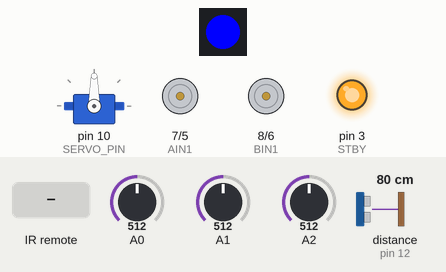
A sketch run on a simulated Arduino Uno, built with avr-gcc and run on an emulated ATmega328P. Shown: 1 RGB LEDs in strip order, left to right, servo, direction and speed pins drawn as motors (green arrow = direction pin HIGH = forward, orange = LOW = backward, longer = more drive, stopped while the standby pin is LOW), output pins drawn as LEDs (lit = HIGH). Inputs (shaded band) come from the test bench; at power-on: A0 = 512, A1 = 512, A2 = 512, distance to the obstacle (sensor on pin 12) 80 cm. The echo pulse lasts 58.3 µs per cm; pins used as bus, display or sensor lines are not drawn; what the sketch prints to the serial monitor is not drawn.

Above: at 1.2 s.
1.3 s: infrared code 0xE718FF00 received
At 1.8 s:
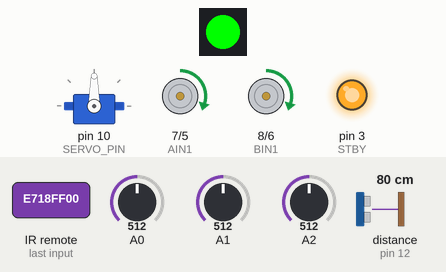
2.8 s: infrared code 0xA15EFF00 received
At 4.0 s:
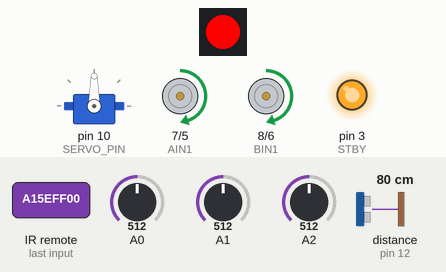
4.4 s: infrared code 0xF708FF00 received
At 5.4 s:
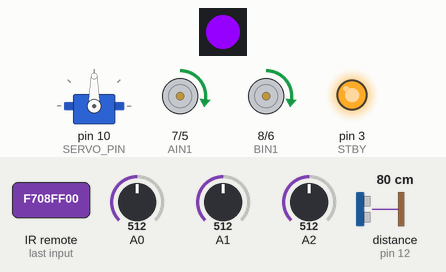
Timing chart, 0 to 23.5 s (numbered marks = the images above; inputs shaded):
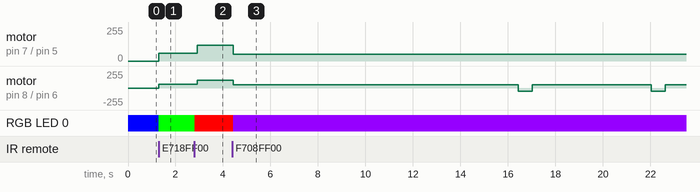

Measured:
- after the input at 1.3 s, motor on pin 7 (AIN1) / pin 5 (PWMA), motor on pin 8 (BIN1) / pin 6 (PWMB): stopped → forward 60/255 at once; RGB LED 0: RGB(0, 0, 255) → RGB(0, 255, 0) at once
- after the input at 2.8 s, motor on pin 7 (AIN1) / pin 5 (PWMA), motor on pin 8 (BIN1) / pin 6 (PWMB): forward 60/255 → forward 120/255 after 0.13 s; RGB LED 0: RGB(0, 255, 0) → RGB(255, 0, 0) at once
- after the input at 4.4 s, motor on pin 7 (AIN1) / pin 5 (PWMA): forward 120/255 → forward 50/255 at once; motor on pin 8 (BIN1) / pin 6 (PWMB): goes forward 50/255 12.0 s, backward 50/255 0.60 s, forward 50/255 5.0 s, backward 50/255 0.60 s, then forward 50/255, starting at once; RGB LED 0: RGB(255, 0, 0) → RGB(150, 0, 255) at once

The sketch:

_ElegooCarFullCode.ino
```cpp
#include <Servo.h>                 // Servo control (ultrasonic scan)
#include <IRremote.h>              // IRremote library (RAW 32-bit codes)
#include <Adafruit_NeoPixel.h>     // NeoPixel RGB LED control

/*
====================================================================
ELEGoo Robot Car — Multi-Mode Program (Improved Structure)
--------------------------------------------------------------------
Modes:
1) Manual IR Drive (HOLD-to-move) + Speed Up/Down (Option 8/7)
2) Simple Analog Line Follow (A0/A1/A2 thresholds)
3) Ultrasonic Avoid (30cm): FRONT -> LEFT -> RIGHT -> Reverse + 180
4) Victory Lap (timed rectangle)
LED:
- Mode 1 = Blue
- Mode 2 = Green
- Mode 3 = Red
- Mode 4 = Purple
- Warning/Lost/Lift = Orange
====================================================================
*/

// =====================================================
// -------------------- NEOPIXEL ------------------------
// =====================================================
#define LED_PIN   4
#define NUM_LEDS  1
Adafruit_NeoPixel led(NUM_LEDS, LED_PIN, NEO_GRB + NEO_KHZ800);

void setLED(uint8_t r, uint8_t g, uint8_t b) {
  led.setPixelColor(0, led.Color(r, g, b));
  led.show();
}
void ledMode1()   { setLED(0, 0, 255); }     // Blue
void ledMode2()   { setLED(0, 255, 0); }     // Green
void ledMode3()   { setLED(255, 0, 0); }     // Red
void ledMode4()   { setLED(150, 0, 255); }   // Purple
void ledWarning() { setLED(255, 170, 0); }   // Orange (lost/lift/warning)

// =====================================================
// ---------------------- IR ----------------------------
// =====================================================
const int IR_RECEIVE_PIN = 9;

// Your REAL 32-bit RAW hex codes (from the start)
#define BTN_UP          0xB946FF00
#define BTN_RIGHT       0xBC43FF00
#define BTN_DOWN        0xEA15FF00
#define BTN_LEFT        0xBB44FF00

// Mode buttons (your earlier set)
#define BTN_MODE1       0xF30CFF00   // Option 1
#define BTN_MODE2       0xE718FF00   // Option 2
#define BTN_MODE3       0xA15EFF00   // Option 3
#define BTN_MODE4       0xF708FF00   // Option 4

// Speed buttons
#define BTN_SPEED_DOWN  0xBD42FF00   // Option 7
#define BTN_SPEED_UP    0xAD52FF00   // Option 8

// Hold-to-move timing
uint32_t lastCmd = 0;
unsigned long lastSignalTime = 0;
const unsigned long RELEASE_TIMEOUT = 200;

// Mode state
int mode = 1;

// =====================================================
// --------------------- MOTORS -------------------------
// =====================================================
const int PWMA = 5, AIN1 = 7;     // Left motor
const int PWMB = 6, BIN1 = 8;     // Right motor
const int STBY = 3;              // Enable motor driver

// Manual speed settings
int speedValue = 120;
const int SPEED_STEP = 20;
const int MIN_SPEED = 60;
const int MAX_SPEED = 255;

void stopMotors() {
  analogWrite(PWMA, 0);
  analogWrite(PWMB, 0);
  digitalWrite(AIN1, LOW);
  digitalWrite(BIN1, LOW);
}

void forward(int s)  { digitalWrite(AIN1,HIGH); analogWrite(PWMA,s); digitalWrite(BIN1,HIGH); analogWrite(PWMB,s); }
void backward(int s) { digitalWrite(AIN1,LOW);  analogWrite(PWMA,s); digitalWrite(BIN1,LOW);  analogWrite(PWMB,s); }
void turnLeft(int s) { digitalWrite(AIN1,HIGH); analogWrite(PWMA,s); digitalWrite(BIN1,LOW);  analogWrite(PWMB,s); }
void turnRight(int s){ digitalWrite(AIN1,LOW);  analogWrite(PWMA,s); digitalWrite(BIN1,HIGH); analogWrite(PWMB,s); }

// =====================================================
// -------------- ULTRASONIC + SERVO --------------------
// =====================================================
Servo scanServo;
const int SERVO_PIN = 10;

const int TRIG_PIN = 13;
const int ECHO_PIN = 12;

const int SAFE_CM = 30;          // you asked for 30cm obstacle distance

float distanceCM() {
  digitalWrite(TRIG_PIN, LOW); delayMicroseconds(2);
  digitalWrite(TRIG_PIN, HIGH); delayMicroseconds(10);
  digitalWrite(TRIG_PIN, LOW);

  long t = pulseIn(ECHO_PIN, HIGH, 25000);
  if (t == 0) return 0;

  float cm = (t * 0.0343f) / 2.0f;
  if (cm > 300) return 0;
  return cm;
}

// =====================================================
// ----------------- IR READ HELPER ---------------------
// =====================================================
uint32_t readIR() {
  if (!IrReceiver.decode()) return 0;

  uint32_t code = IrReceiver.decodedIRData.decodedRawData;

  // Some remotes send 0x0 during hold; reuse last command
  if (code == 0x0) code = lastCmd;
  else lastCmd = code;

  lastSignalTime = millis();
  IrReceiver.resume();
  return code;
}

// =====================================================
// ---------------------- SETUP -------------------------
// =====================================================
void setup() {
  Serial.begin(9600);

  // Start NeoPixel
  led.begin();
  led.show();
  ledMode1();

  // Start IR receiver
  IrReceiver.begin(IR_RECEIVE_PIN, ENABLE_LED_FEEDBACK);

  // Motor pins
  pinMode(PWMA, OUTPUT); pinMode(AIN1, OUTPUT);
  pinMode(PWMB, OUTPUT); pinMode(BIN1, OUTPUT);
  pinMode(STBY, OUTPUT); digitalWrite(STBY, HIGH);

  // Ultrasonic pins
  pinMode(TRIG_PIN, OUTPUT);
  pinMode(ECHO_PIN, INPUT);

  // Servo
  scanServo.attach(SERVO_PIN);
  scanServo.write(90);

  stopMotors();
  Serial.println("System Ready.");
}

// =====================================================
// ----------------------- LOOP -------------------------
// =====================================================
void loop() {
  uint32_t code = readIR();

  // -------- Mode select (Option 2 toggles back to manual) --------
  if (code == BTN_MODE1) { mode = 1; ledMode1(); }
  if (code == BTN_MODE2) { mode = (mode == 2 ? 1 : 2); if(mode==2) ledMode2(); else ledMode1(); }
  if (code == BTN_MODE3) { mode = 3; ledMode3(); }
  if (code == BTN_MODE4) { mode = 4; ledMode4(); }

  // -------- Run the active mode --------
  if (mode == 1) modeManual(code);
  else if (mode == 2) modeAnalogLine();
  else if (mode == 3) modeUltrasonicAvoid();
  else if (mode == 4) modeVictoryLap();
}

// =====================================================
// MODE 1 — Manual IR (HOLD-to-move) + Speed buttons
// =====================================================
void modeManual(uint32_t code) {

  // Speed adjust on Option 8/7
  if (code == BTN_SPEED_UP) {
    speedValue = constrain(speedValue + SPEED_STEP, MIN_SPEED, MAX_SPEED);
    Serial.print("Speed -> "); Serial.println(speedValue);
  }
  else if (code == BTN_SPEED_DOWN) {
    speedValue = constrain(speedValue - SPEED_STEP, MIN_SPEED, MAX_SPEED);
    Serial.print("Speed -> "); Serial.println(speedValue);
  }

  // Stop when released (no signal recently)
  if (millis() - lastSignalTime > RELEASE_TIMEOUT) {
    stopMotors();
    return;
  }

  // Hold-to-move direction commands
  if      (lastCmd == BTN_UP)    forward(speedValue);
  else if (lastCmd == BTN_DOWN)  backward(speedValue);
  else if (lastCmd == BTN_LEFT)  turnLeft(speedValue);
  else if (lastCmd == BTN_RIGHT) turnRight(speedValue);
  else                           stopMotors();
}

// =====================================================
// MODE 2 — Simple Analog Line Follow (threshold logic)
// =====================================================
void modeAnalogLine() {

  int R = analogRead(A0);
  int M = analogRead(A1);
  int L = analogRead(A2);

  // Optional: print sometimes for tuning
  // Serial.print(L); Serial.print(" "); Serial.print(M); Serial.print(" "); Serial.println(R);

  // Lift / not on ground safety (very low on all sensors)
  if (L < 80 && M < 80 && R < 80) {
    ledWarning();
    stopMotors();
    return;
  }

  ledMode2();

  // Hard stop if strong middle reading
  if (M > 1000) { stopMotors(); return; }

  // Simple decisions
  if (M > 350) { forward(60); return; }
  if (L > 350) { turnLeft(60); return; }
  if (R > 350) { turnRight(60); return; }

  // Lost line -> gentle search turn (no backing up)
  ledWarning();
  turnRight(55);
}

// =====================================================
// MODE 3 — Ultrasonic Avoid (30cm): LEFT -> RIGHT -> Reverse+180
// =====================================================
void modeUltrasonicAvoid() {

  ledMode3();

  // Check front
  scanServo.write(90);
  delay(120);
  float front = distanceCM();

  if (front == 0 || front >= SAFE_CM) {
    forward(120);
    return;
  }

  stopMotors();
  delay(150);

  // Look LEFT first
  scanServo.write(150);
  delay(220);
  float leftD = distanceCM();
  if (leftD == 0) leftD = 300;

  if (leftD > SAFE_CM) {
    turnLeft(140);
    delay(500);
    return;
  }

  // Look RIGHT
  scanServo.write(30);
  delay(220);
  float rightD = distanceCM();
  if (rightD == 0) rightD = 300;

  if (rightD > SAFE_CM) {
    turnRight(140);
    delay(500);
    return;
  }

  // Both blocked -> reverse + 180
  backward(140);
  delay(600);

  turnLeft(150);
  delay(1200);

  stopMotors();
}

// =====================================================
// MODE 4 — Victory Lap (Timed rectangle)
// =====================================================
void modeVictoryLap() {

  ledMode4();

  forward(50); delay(12000);
  turnLeft(50); delay(600);

  forward(50); delay(5000);
  turnLeft(50); delay(600);

  forward(50); delay(12000);
  turnLeft(50); delay(600);

  forward(50); delay(5000);
  turnLeft(50); delay(600);

  // Spin celebration
  turnLeft(70); delay(2000);
  stopMotors();
}
```
